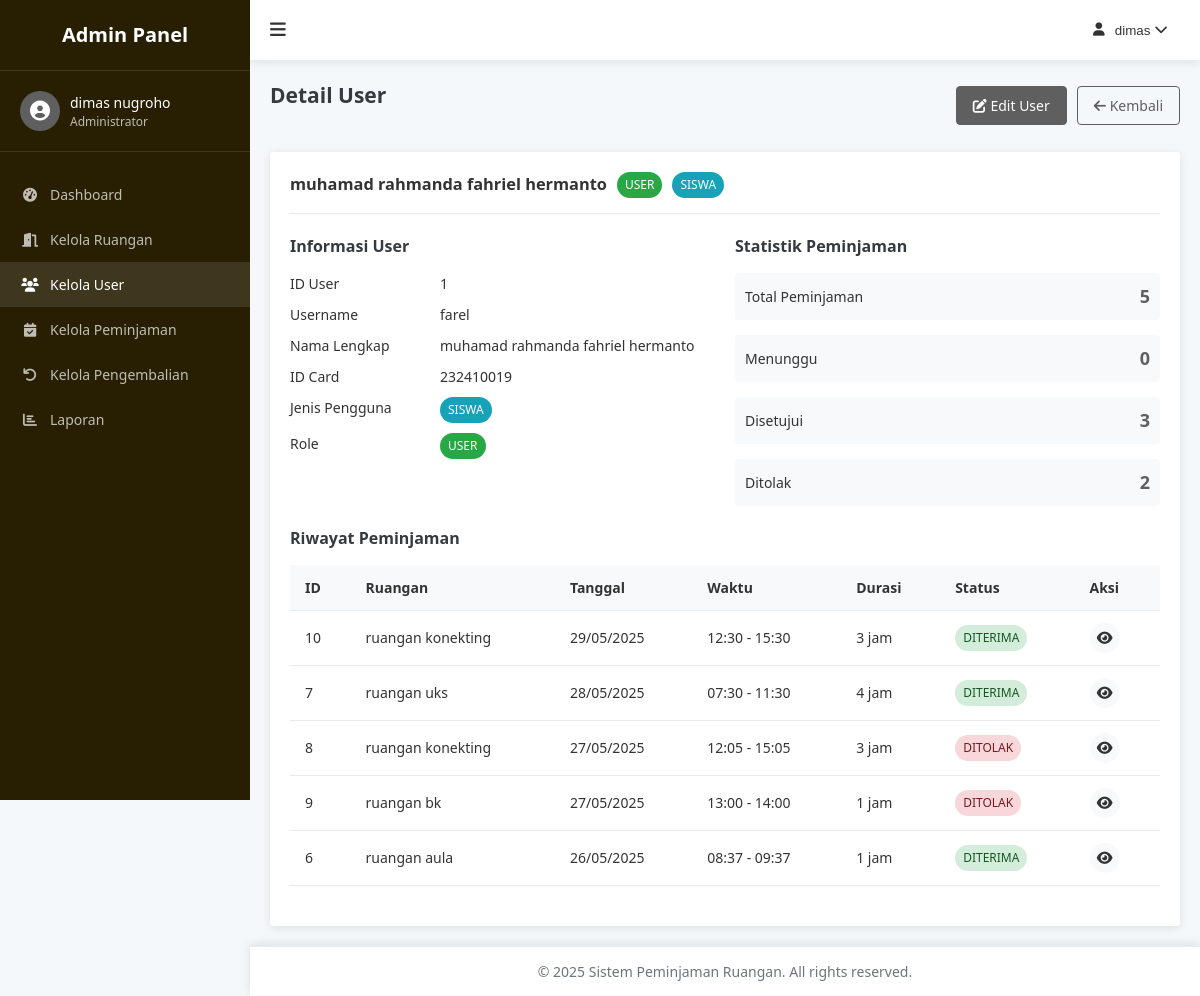
Page /admin/user/detail.php?id=1 (signed in) on the committed database.
### tables this page shows
CREATE TABLE `users` (
  `user_id` int NOT NULL,
  `id_card` varchar(22) NOT NULL,
  `username` varchar(11) NOT NULL,
  `password` varchar(60) NOT NULL,
  `role` varchar(40) NOT NULL,
  `jenis_pengguna` varchar(50) NOT NULL,
  `nama_lengkap` varchar(100) NOT NULL
);

CREATE TABLE `peminjaman_ruangan` (
  `peminjaman_id` int NOT NULL,
  `user_id` int NOT NULL,
  `ruangan_id` int NOT NULL,
  `tanggal` varchar(500) NOT NULL,
  `waktu_mulai` varchar(60) NOT NULL,
  `durasi_pinjam` varchar(20) NOT NULL,
  `waktu_selesai` varchar(40) NOT NULL,
  `status` varchar(100) NOT NULL,
  `return_status` enum('BELUM_DIKEMBALIKAN','PENGAJUAN','DIKEMBALIKAN') DEFAULT 'BELUM_DIKEMBALIKAN',
  `return_date` datetime DEFAULT NULL,
  `return_condition` text
);

CREATE TABLE `ruangan` (
  `ruangan_id` int NOT NULL,
  `nama_ruangan` varchar(200) NOT NULL,
  `lokasi` varchar(400) NOT NULL,
  `kapasitas` int NOT NULL
);

### config/functions.php (called while the page is built, shortened)
<?php
function sanitize($data) {
    global $conn;
    $data = trim($data);
    $data = stripslashes($data);
    $data = htmlspecialchars($data);
    $data = $conn->real_escape_string($data);
    return $data;
}
function getBookingsByUserId($userId) {
    global $conn;
    $userId = sanitize($userId);
    $query = "SELECT p.*, r.nama_ruangan
              FROM peminjaman_ruangan p
              JOIN ruangan r ON p.ruangan_id = r.ruangan_id
              WHERE p.user_id = '$userId'
              ORDER BY p.tanggal DESC, p.waktu_mulai ASC";
    $result = $conn->query($query);
    $bookings = [];
    if ($result->num_rows > 0) {
        while ($row = $result->fetch_assoc()) {
            $bookings[] = $row;
        }
    }
    return $bookings;
}
function getUserById($id) {
    global $conn;
    $id = sanitize($id);
    $query = "SELECT * FROM users WHERE user_id = '$id'";
    $result = $conn->query($query);
    if ($result->num_rows === 1) {
        return $result->fetch_assoc();
    }
    return false;
}
?>

### admin/user/detail.php (the view, shortened to what this page needs)
<?php
require_once '../../config/database.php';
require_once '../../config/functions.php';
$userId = $_GET['id'];
$user = getUserById($userId);
$userBookings = getBookingsByUserId($userId);
$pendingCount = 0;
$approvedCount = 0;
$rejectedCount = 0;
foreach ($userBookings as $booking) {
    if ($booking['status'] === 'MENUNGGU') {
        $pendingCount++;
    } elseif ($booking['status'] === 'DITERIMA') {
        $approvedCount++;
    } elseif ($booking['status'] === 'DITOLAK') {
        $rejectedCount++;
    }
}
?>
<!DOCTYPE html>
<html lang="en">
<head>
    <link rel="stylesheet" href="../../assets/css/style.css">
    <link rel="stylesheet" href="../../assets/css/admin.css">
    <link rel="stylesheet" href="https://cdnjs.cloudflare.com/ajax/libs/font-awesome/6.0.0-beta3/css/all.min.css">
</head>
<body>
    <div class="admin-container">
        <?php include '../includes/sidebar.php'; ?>
        <div class="admin-content">
            <?php include '../includes/header.php'; ?>
            <main class="admin-main">
                <div class="page-header">
                    <h2>Detail User</h2>
                    <div class="page-actions">
                        <a href="edit.php?id=<?php echo $user['user_id']; ?>" class="btn btn-primary">
                            <i class="fas fa-edit"></i> Edit User
                        </a>
                        <a href="index.php" class="btn btn-outline">
                            <i class="fas fa-arrow-left"></i> Kembali
                        </a>
                    </div>
                </div>
                <div class="detail-container">
                    <div class="detail-header">
                        <div class="detail-title">
                            <h3><?php echo htmlspecialchars($user['nama_lengkap']); ?></h3>
                            <div class="user-badges">
                                <span class="badge badge-<?php echo $user['role']; ?>">
                                    <?php echo ucfirst($user['role']); ?>
                                </span>
                                <span class="badge badge-<?php echo $user['jenis_pengguna']; ?>">
                                    <?php echo ucfirst($user['jenis_pengguna']); ?>
                                </span>
                            </div>
                        </div>
                    </div>
                    <div class="detail-sections">
                        <div class="detail-section">
                            <h4>Informasi User</h4>
                            <div class="detail-item">
                                <div class="detail-label">ID User</div>
                                <div class="detail-value"><?php echo $user['user_id']; ?></div>
                            </div>
                            <div class="detail-item">
                                <div class="detail-label">Username</div>
                                <div class="detail-value"><?php echo htmlspecialchars($user['username']); ?></div>
                            </div>
                            <div class="detail-item">
                                <div class="detail-label">Nama Lengkap</div>
                                <div class="detail-value"><?php echo htmlspecialchars($user['nama_lengkap']); ?></div>
                            </div>
                            <div class="detail-item">
                                <div class="detail-label">ID Card</div>
                                <div class="detail-value"><?php echo htmlspecialchars($user['id_card']); ?></div>
                            </div>
                            <div class="detail-item">
                                <div class="detail-label">Jenis Pengguna</div>
                                <div class="detail-value">
                                    <span class="badge badge-<?php echo $user['jenis_pengguna']; ?>">
                                        <?php echo ucfirst($user['jenis_pengguna']); ?>
                                    </span>
                                </div>
                            </div>
                            <div class="detail-item">
                                <div class="detail-label">Role</div>
                                <div class="detail-value">
                                    <span class="badge badge-<?php echo $user['role']; ?>">
                                        <?php echo ucfirst($user['role']); ?>
                                    </span>
                                </div>
                            </div>
                        </div>
                        <div class="detail-section">
                            <h4>Statistik Peminjaman</h4>
                            <div class="user-stats">
                                <div class="user-stat-item">
                                    <div class="stat-label">Total Peminjaman</div>
                                    <div class="stat-value"><?php echo count($userBookings); ?></div>
                                </div>
                                <div class="user-stat-item">
                                    <div class="stat-label">Menunggu</div>
                                    <div class="stat-value"><?php echo $pendingCount; ?></div>
                                </div>
                                <div class="user-stat-item">
                                    <div class="stat-label">Disetujui</div>
                                    <div class="stat-value"><?php echo $approvedCount; ?></div>
                                </div>
                                <div class="user-stat-item">
                                    <div class="stat-label">Ditolak</div>
                                    <div class="stat-value"><?php echo $rejectedCount; ?></div>
                                </div>
                            </div>
                        </div>
                    </div>
                    <div class="detail-section">
                        <h4>Riwayat Peminjaman</h4>
                        <div class="table-responsive">
                            <table>
                                <thead>
                                    <tr>
                                        <th>ID</th>
                                        <th>Ruangan</th>
                                        <th>Tanggal</th>
                                        <th>Waktu</th>
                                        <th>Durasi</th>
                                        <th>Status</th>
                                        <th>Aksi</th>
                                    </tr>
                                </thead>
                                <tbody>
                                    <?php if (empty($userBookings)): ?>
                                        <tr>
                                            <td colspan="7" class="text-center">Belum ada peminjaman.</td>
                                        </tr>
                                    <?php else: ?>
                                        <?php foreach ($userBookings as $booking): ?>
                                            <tr>
                                                <td><?php echo $booking['peminjaman_id']; ?></td>
                                                <td><?php echo htmlspecialchars($booking['nama_ruangan']); ?></td>
                                                <td><?php echo date('d/m/Y', strtotime($booking['tanggal'])); ?></td>
                                                <td><?php echo $booking['waktu_mulai'] . ' - ' . $booking['waktu_selesai']; ?></td>
                                                <td><?php echo $booking['durasi_pinjam']; ?> jam</td>
                                                <td>
                                                    <span class="status-badge status-<?php echo strtolower($booking['status']); ?>">
                                                        <?php echo $booking['status']; ?>
                                                    </span>
                                                </td>
                                                <td>
                                                    <a href="../booking-detail.php?id=<?php echo $booking['peminjaman_id']; ?>" class="btn-icon" title="Detail">
                                                        <i class="fas fa-eye"></i>
                                                    </a>
                                                </td>
                                            </tr>
                                        <?php endforeach; ?>
                                    <?php endif; ?>
                                </tbody>
                            </table>
                        </div>
                    </div>
                </div>
            </main>
            <?php include '../includes/footer.php'; ?>
        </div>
    </div>
</body>
</html>

### assets/css/style.css (style rules this page uses)
:root { --primary-color: #5f5f5f; --primary-dark: #3a56d4; --secondary-color: #6c757d; --success-color: #28a745; --danger-color: #dc3545; --warning-color: #ffc107; --info-color: #17a2b8; --light-color: #f8f9fa; --dark-color: #343a40; --body-bg: #f5f8fa; --card-bg: #ffffff; --text-color: #333333; --border-color: #e9ecef; --sidebar-width: 250px; --header-height: 60px; --footer-height: 50px; --border-radius: 4px; --box-shadow: 0 2px 10px rgba(0, 0, 0, 0.1); --transition: all 0.3s ease; }
* { margin: 0; padding: 0; box-sizing: border-box; }
body { font-family: "Segoe UI", Tahoma, Geneva, Verdana, sans-serif; font-size: 14px; line-height: 1.5; color: var(--text-color); background-color: var(--body-bg); }
a { color: var(--primary-color); text-decoration: none; transition: var(--transition); }
main { padding: 30px 0; }
.btn { display: inline-block; font-weight: 500; text-align: center; white-space: nowrap; vertical-align: middle; user-select: none; border: 1px solid transparent; padding: 8px 16px; font-size: 14px; line-height: 1.5; border-radius: var(--border-radius); transition: var(--transition); cursor: pointer; }
.btn-primary { color: #fff; background-color: var(--primary-color); border-color: var(--primary-color); }
.btn-outline { color: var(--primary-color); background-color: transparent; border-color: var(--primary-color); }
.status-badge { display: inline-block; padding: 4px 8px; border-radius: var(--border-radius); font-size: 12px; font-weight: 500; text-transform: uppercase; }
.status-diterima { background-color: #28a745; color: #fff; }
.status-ditolak { background-color: #dc3545; color: #fff; }

### assets/css/admin.css (style rules this page uses)
.admin-container { display: flex; min-height: 100vh; }
.admin-content { flex: 1; margin-left: var(--sidebar-width); transition: var(--transition); }
.admin-main { padding: 20px; min-height: calc(100vh - var(--header-height) - var(--footer-height)); }
.admin-main h2 { margin-bottom: 20px; color: var(--dark-color); }
.table-responsive { overflow-x: auto; }
table { width: 100%; border-collapse: collapse; }
table th, table td { padding: 12px 15px; text-align: left; border-bottom: 1px solid var(--border-color); }
table th { background-color: var(--light-color); font-weight: 600; }
.status-badge { display: inline-block; padding: 4px 8px; border-radius: 20px; font-size: 12px; font-weight: 500; }
.status-diterima { background-color: #d4edda; color: #155724; }
.status-ditolak { background-color: #f8d7da; color: #721c24; }
.btn-icon { display: inline-flex; justify-content: center; align-items: center; width: 30px; height: 30px; border-radius: 50%; background-color: var(--light-color); color: var(--text-color); margin-right: 5px; transition: var(--transition); }
.page-header { display: flex; justify-content: space-between; align-items: center; margin-bottom: 20px; }
.page-actions { display: flex; gap: 10px; }
.detail-container { background-color: var(--card-bg); border-radius: var(--border-radius); padding: 20px; box-shadow: var(--box-shadow); }
.detail-header { display: flex; justify-content: space-between; align-items: center; margin-bottom: 20px; padding-bottom: 15px; border-bottom: 1px solid var(--border-color); }
.detail-title { display: flex; align-items: center; }
.detail-title h3 { margin-right: 10px; }
.user-badges { display: flex; gap: 10px; }
.detail-sections { display: grid; grid-template-columns: repeat(auto-fit, minmax(300px, 1fr)); gap: 20px; }
.detail-section { margin-bottom: 20px; }
.detail-section h4 { margin-bottom: 15px; font-size: 16px; color: var(--dark-color); }
.detail-item { display: flex; margin-bottom: 10px; }
.detail-label { width: 150px; font-weight: 500; }
.detail-value { flex: 1; }
.badge { display: inline-block; padding: 4px 8px; border-radius: 20px; font-size: 12px; font-weight: 500; text-transform: uppercase; }
.badge-user { background-color: #28a745; color: #fff; }
.badge-siswa { background-color: #17a2b8; color: #fff; }
.user-stats { display: flex; flex-direction: column; gap: 15px; }
.user-stat-item { display: flex; justify-content: space-between; align-items: center; padding: 10px; background-color: var(--light-color); border-radius: var(--border-radius); }
.stat-label { font-weight: 500; }
.stat-value { font-size: 18px; font-weight: 600; color: var(--primary-color); }

### rows in the picture
users: nama_lengkap "muhamad rahmanda fahriel hermanto", role "USER", jenis_pengguna "SISWA", user_id "1", username "farel", id_card "232410019"
peminjaman_ruangan: peminjaman_id "10", ruangan.nama_ruangan "ruangan konekting", tanggal "29/05/2025", waktu_mulai "12:30", waktu_selesai "15:30", durasi_pinjam "3", status "DITERIMA"
peminjaman_ruangan: peminjaman_id "7", ruangan.nama_ruangan "ruangan uks", tanggal "28/05/2025", waktu_mulai "07:30", waktu_selesai "11:30", durasi_pinjam "4", status "DITERIMA"
peminjaman_ruangan: peminjaman_id "8", ruangan.nama_ruangan "ruangan konekting", tanggal "27/05/2025", waktu_mulai "12:05", waktu_selesai "15:05", durasi_pinjam "3", status "DITOLAK"
peminjaman_ruangan: peminjaman_id "9", ruangan.nama_ruangan "ruangan bk", tanggal "27/05/2025", waktu_mulai "13:00", waktu_selesai "14:00", durasi_pinjam "1", status "DITOLAK"
peminjaman_ruangan: peminjaman_id "6", ruangan.nama_ruangan "ruangan aula", tanggal "26/05/2025", waktu_mulai "08:37", waktu_selesai "09:37", durasi_pinjam "1", status "DITERIMA"

### other values in the picture
$_SESSION['nama_lengkap'] "dimas nugroho"
$_SESSION['username'] "dimas"
count($userBookings) "5"
$pendingCount "0"
$approvedCount "3"
$rejectedCount "2"
